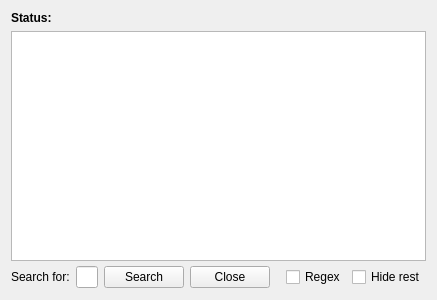
<?xml version="1.0" encoding="UTF-8"?>
<ui version="4.0">
 <class>Form</class>
 <widget class="QWidget" name="Form">
  <property name="geometry">
   <rect>
    <x>0</x>
    <y>0</y>
    <width>400</width>
    <height>300</height>
   </rect>
  </property>
  <property name="windowTitle">
   <string>Form</string>
  </property>
  <layout class="QGridLayout" name="gridLayout">
   <item row="0" column="0">
    <layout class="QVBoxLayout" name="outViewLayout">
     <property name="spacing">
      <number>3</number>
     </property>
     <property name="margin">
      <number>0</number>
     </property>
     <item>
      <widget class="QLabel" name="actionLabel">
       <property name="font">
        <font>
         <weight>75</weight>
         <bold>true</bold>
         <strikeout>false</strikeout>
         <kerning>true</kerning>
        </font>
       </property>
       <property name="text">
        <string>Status:</string>
       </property>
       <property name="alignment">
        <set>Qt::AlignLeading|Qt::AlignLeft|Qt::AlignVCenter</set>
       </property>
      </widget>
     </item>
     <item>
      <spacer name="verticalSpacer">
       <property name="orientation">
        <enum>Qt::Vertical</enum>
       </property>
       <property name="sizeType">
        <enum>QSizePolicy::Fixed</enum>
       </property>
       <property name="sizeHint" stdset="0">
        <size>
         <width>20</width>
         <height>3</height>
        </size>
       </property>
      </spacer>
     </item>
     <item>
      <widget class="OutputView" name="outView">
       <property name="autoFillBackground">
        <bool>true</bool>
       </property>
       <property name="frameShadow">
        <enum>QFrame::Plain</enum>
       </property>
       <property name="tabChangesFocus">
        <bool>true</bool>
       </property>
       <property name="lineWrapMode">
        <enum>QTextEdit::NoWrap</enum>
       </property>
       <property name="openLinks">
        <bool>false</bool>
       </property>
      </widget>
     </item>
     <item>
      <widget class="QFrame" name="grepPanel">
       <property name="sizePolicy">
        <sizepolicy hsizetype="Preferred" vsizetype="Preferred">
         <horstretch>0</horstretch>
         <verstretch>0</verstretch>
        </sizepolicy>
       </property>
       <property name="frameShape">
        <enum>QFrame::NoFrame</enum>
       </property>
       <property name="frameShadow">
        <enum>QFrame::Raised</enum>
       </property>
       <layout class="QHBoxLayout" name="horizontalLayout_2">
        <property name="leftMargin">
         <number>0</number>
        </property>
        <property name="topMargin">
         <number>2</number>
        </property>
        <property name="rightMargin">
         <number>0</number>
        </property>
        <property name="bottomMargin">
         <number>1</number>
        </property>
        <item>
         <widget class="QLabel" name="label_2">
          <property name="text">
           <string>Search for:</string>
          </property>
         </widget>
        </item>
        <item>
         <widget class="HistoryLineEdit" name="grepText"/>
        </item>
        <item>
         <widget class="QPushButton" name="grepSearch">
          <property name="sizePolicy">
           <sizepolicy hsizetype="Minimum" vsizetype="Ignored">
            <horstretch>0</horstretch>
            <verstretch>0</verstretch>
           </sizepolicy>
          </property>
          <property name="text">
           <string>Search</string>
          </property>
          <property name="autoDefault">
           <bool>false</bool>
          </property>
         </widget>
        </item>
        <item>
         <widget class="QPushButton" name="grepClose">
          <property name="sizePolicy">
           <sizepolicy hsizetype="Preferred" vsizetype="Ignored">
            <horstretch>0</horstretch>
            <verstretch>0</verstretch>
           </sizepolicy>
          </property>
          <property name="text">
           <string>Close</string>
          </property>
         </widget>
        </item>
        <item>
         <spacer name="horizontalSpacer_3">
          <property name="orientation">
           <enum>Qt::Horizontal</enum>
          </property>
          <property name="sizeType">
           <enum>QSizePolicy::Fixed</enum>
          </property>
          <property name="sizeHint" stdset="0">
           <size>
            <width>10</width>
            <height>20</height>
           </size>
          </property>
         </spacer>
        </item>
        <item>
         <widget class="QCheckBox" name="grepRegex">
          <property name="text">
           <string>Regex</string>
          </property>
         </widget>
        </item>
        <item>
         <widget class="QCheckBox" name="grepHideRest">
          <property name="text">
           <string>Hide rest</string>
          </property>
         </widget>
        </item>
       </layout>
      </widget>
     </item>
    </layout>
   </item>
  </layout>
 </widget>
 <customwidgets>
  <customwidget>
   <class>HistoryLineEdit</class>
   <extends>QLineEdit</extends>
   <header>nicos.clients.gui.histedit.h</header>
  </customwidget>
  <customwidget>
   <class>OutputView</class>
   <extends>QTextBrowser</extends>
   <header>nicos.clients.gui.outview.h</header>
  </customwidget>
 </customwidgets>
 <resources/>
 <connections/>
</ui>
